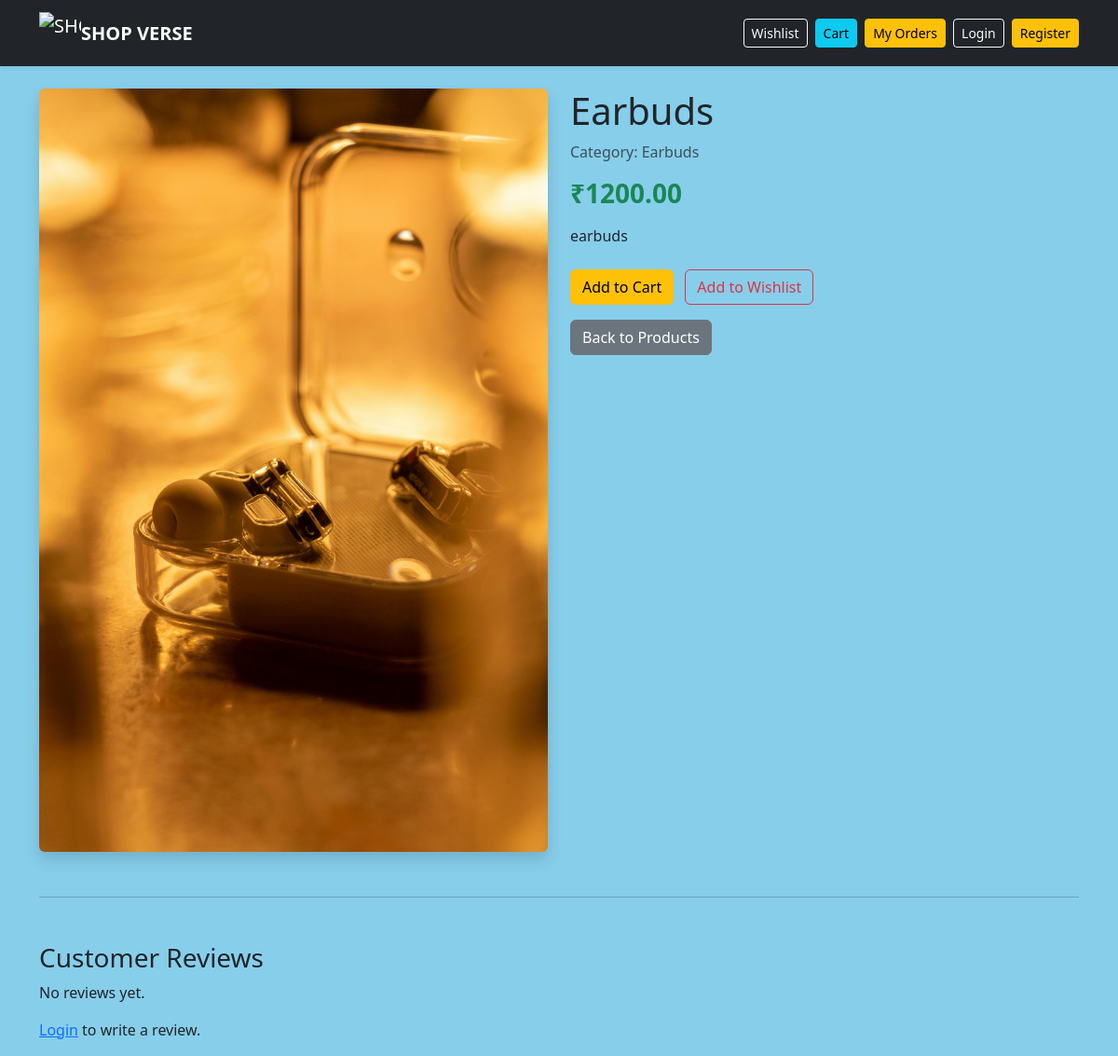
The app's page /products/earbuds/ with its own data.
### products/models.py (models this page shows, shortened)
class Product(models.Model):
    category = models.ForeignKey(Category, on_delete=models.CASCADE)
    name = models.CharField(max_length=200)
    slug = models.SlugField(unique=True)
    description = models.TextField()
    price = models.DecimalField(max_digits=10, decimal_places=2)
    image = models.ImageField(upload_to='products/')
    stock = models.PositiveIntegerField(default=0)
    available = models.BooleanField(default=True)
    created_at = models.DateTimeField(auto_now_add=True)

class Category(models.Model):
    name = models.CharField(max_length=100)
    slug = models.SlugField(unique=True)

### products/views.py (the view)
# urls.py: path('products/<slug:slug>/', product_detail, name='product_detail'),
def product_detail(request, slug):
    product = get_object_or_404(
        Product,
        slug=slug,
        available=True
    )
    form = ReviewForm()
    return render(request, 'products/product_detail.html', {
        'product': product,
        'form': form,
    })

### templates/products/product_detail.html
{% extends 'base.html' %}
{% block content %}
<div class="row">
    <div class="col-md-6">
        <img src="{{ product.image.url }}"
             class="img-fluid rounded shadow"
             alt="{{ product.name }}">
    </div>
    <div class="col-md-6">
        <h1>{{ product.name }}</h1>
        <p class="text-muted">
            Category: {{ product.category.name }}
        </p>
        <h3 class="text-success fw-bold">
            ₹{{ product.price }}
        </h3>
        <p class="mt-3">
            {{ product.description }}
        </p>
        <div class="mt-4">
            <a href="{% url 'add_to_cart' product.id %}"
               class="btn btn-warning">
                Add to Cart
            </a>
            <a href="{% url 'add_to_wishlist' product.id %}"
               class="btn btn-outline-danger ms-2">
                Add to Wishlist
            </a>
        </div>
        <div class="mt-3">
            <a href="/" class="btn btn-secondary">
                Back to Products
            </a>
        </div>
    </div>
</div>
<hr class="my-5">
<h3>Customer Reviews</h3>
{% for review in product.reviews.all %}
<div class="card mb-3">
    <div class="card-body">
        <strong>{{ review.user.username }}</strong>
        <span class="text-warning">
            {{ review.rating }}/5 ⭐
        </span>
        <p class="mt-2">
            {{ review.comment }}
        </p>
        <small class="text-muted">
            {{ review.created_at|date:"d M Y" }}
        </small>
    </div>
</div>
{% empty %}
<p>No reviews yet.</p>
{% endfor %}
{% if user.is_authenticated %}
<hr>
<h4>Write a Review</h4>
<form method="post"
      action="{% url 'add_review' product.id %}">
    {% csrf_token %}
    {{ form.as_p }}
    <button type="submit"
            class="btn btn-success">
        Submit Review
    </button>
</form>
{% else %}
<p>
    <a href="{% url 'login' %}">Login</a>
    to write a review.
</p>
{% endif %}
{% endblock %}

### templates/base.html (style rules this page uses)
body { background-color: #e6f2ff !important; min-height: 100vh; }

### records on screen
Product: image (picture), name "Earbuds", category.name "Earbuds", price "1200.00", description "earbuds"
